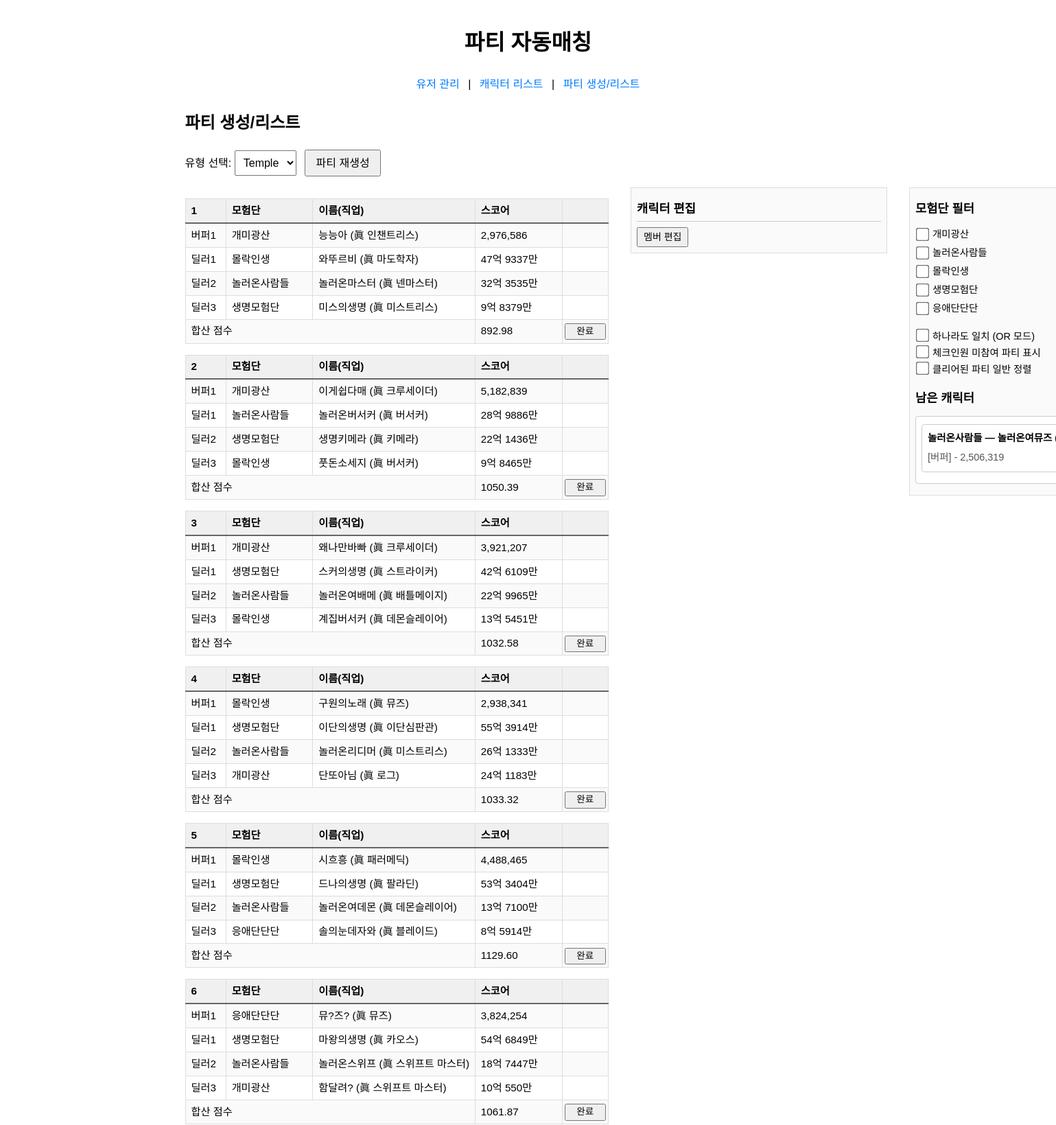
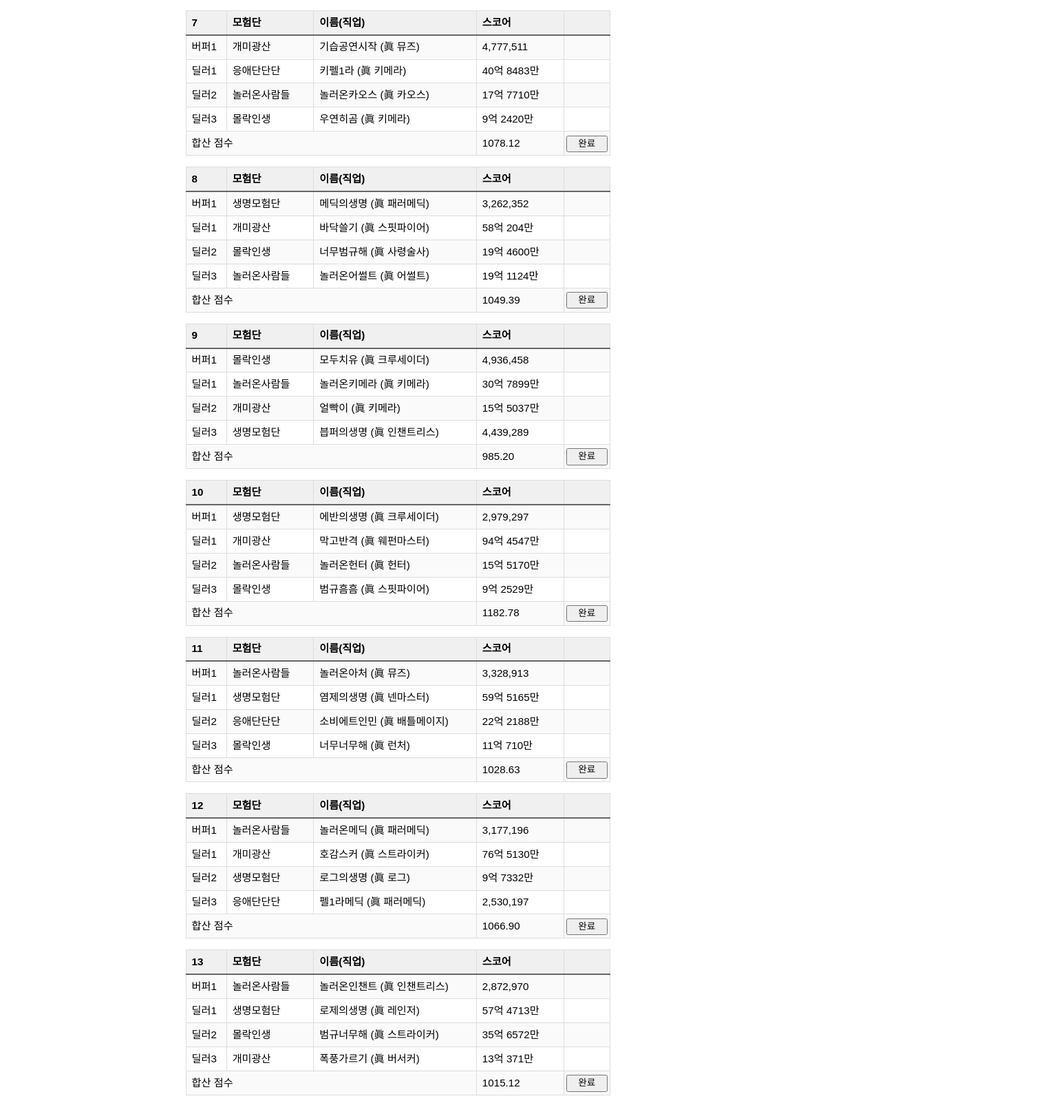
Page /party/ on the committed database (2 pictures, top to bottom).
### tables this page shows
CREATE TABLE "party" (
	"id"	INTEGER,
	"type"	TEXT,
	"buffer"	TEXT,
	"dealer1"	TEXT,
	"dealer2"	TEXT,
	"dealer3"	TEXT,
	"result"	NUMERIC,
	"is_completed"	TEXT,
	PRIMARY KEY("id" AUTOINCREMENT)
);

### blueprints/party.py (the view, shortened to what this page needs)
@party_bp.route('/', methods=['GET', 'POST'])
def list_and_generate():
    role = request.values.get('role', 'temple')
    conn = get_db_connection()
    rows = conn.execute(
        "SELECT id, buffer, dealer1, dealer2, dealer3, result, "
        "       COALESCE(is_completed, 0) AS is_completed "
        "FROM party WHERE type = ? ORDER BY id ASC",
        (role,)
    ).fetchall()
    parties = []
    for r in rows:
        completed_flag = False
        try:
            completed_flag = bool(int(r['is_completed']))
        except Exception:
            completed_flag = bool(r['is_completed'])
        raw_buf = r['buffer']
        if raw_buf:
            buf = json.loads(raw_buf)
            buf['isbuffer'] = bool(int(buf.get('isbuffer', 0)))
        else:
            buf = None
        dealers = []
        for key in ('dealer1', 'dealer2', 'dealer3'):
            raw = r[key]
            if raw:
                d = json.loads(raw)
                d['isbuffer'] = bool(int(d.get('isbuffer', 0)))
                dealers.append(d)
            else:
                dealers.append(None)
        parties.append({
            'id': r['id'],
            'buffer': buf,
            'dealers': dealers,
            'result': r['result'],
            'is_completed': bool(int(r['is_completed'])),
        })
    ab_rows = conn.execute(
        "SELECT character FROM abandonment WHERE type = ? ORDER BY id ASC",
        (role,)
    ).fetchall()
    abandoned = [json.loads(r['character']) for r in ab_rows]
    conn.close()
    return render_template(
        'party.html',
        selected=role,
        parties=parties,
        abandoned=abandoned
    )

### blueprints/party.py (called while the page is built)
def format_korean(num):
    parts = []
    eok = num // 100_000_000
    if eok:
        parts.append(f"{eok}억")
        num %= 100_000_000
    man = num // 10_000
    if man:
        parts.append(f"{man}만")
    return " ".join(parts) or "0"

### db.py (called while the page is built)
def get_db_connection():
    db_path = os.path.join(current_app.root_path, 'database', 'DB.sqlite')
    conn = sqlite3.connect(db_path)
    conn.row_factory = sqlite3.Row
    return conn

### templates/party.html (shortened to what this page needs)
{% extends 'base.html' %}
{% block content %}
  <h2>파티 생성/리스트</h2>
  <div style="margin-bottom:1rem;">
    <form method="get" action="" style="display:inline;">
      <label for="role-select">유형 선택:</label>
      <select id="role-select" name="role" onchange="this.form.submit()">
        <option value="temple" {% if selected=='temple' %}selected{% endif %}>Temple</option>
      </select>
    </form>
    {% if selected != 'all' %}
    <form method="post" action="" style="display:inline; margin-left:0.5rem;" id="regen-form">
      <button type="submit" id="regen-btn">파티 재생성</button>
    </form>
    {% endif %}
  </div>
  {% if parties %}
    <div class="party-wrapper">
      {% set prefixes = {'temple':'여','azure':'애','venus':'베','all':'전체'} %}
      {% set cnt = namespace(tem=0, azu=0, ven=0) %}
      <div class="party-list">
        {% for p in parties %}
          {% if p.type == 'temple' %}
            {% set cnt.tem = cnt.tem + 1 %}
            {% set idx = cnt.tem %}
          {% elif p.type == 'azure' %}
            {% set cnt.azu = cnt.azu + 1 %}
            {% set idx = cnt.azu %}
          {% else %}
            {% set cnt.ven = cnt.ven + 1 %}
            {% set idx = cnt.ven %}
          {% endif %}
          <table class="border table-auto {% if p.is_completed %}completed{% endif %}"
                 data-id="{{ p.id }}"
                 data-type="{{ p.type }}">
            <colgroup>
              <col style="width:7ch">
              <col style="width:15ch">
              <col style="width:28ch">
              <col style="width:15ch">
              <col style="width:8ch">
            </colgroup>
            <thead class="bg-gray-100">
              <tr>
                <th>{{ prefixes[p.type] }}{{ idx }}</th>
                <th>모험단</th>
                <th>이름(직업)</th>
                <th>스코어</th>
                <th></th>
              </tr>
            </thead>
            <tbody>
			  <tr class="border-b">
				<td>버퍼1</td>
				{% if p.buffer %}
				  <td>{{ p.buffer.adventure }}</td>
				  <td>{{ p.buffer.chara_name }} ({{ p.buffer.job }})</td>
				  <td class="text-right">{{ "{:,}".format(p.buffer.score) }}</td>
				{% else %}
				  <td colspan="2" class="text-center">—</td>
				  <td class="text-right">—</td>
				{% endif %}
				<td class="swap-col">
				</td>
			  </tr>
              {% for i in range(3) %}
                {% set d = p.dealers[i] %}
                <tr class="border-b">
                  <td>딜러{{ i+1 }}</td>
                  {% if d %}
                    <td>{{ d.adventure }}</td>
                    <td>{{ d.chara_name }} ({{ d.job }})</td>
                    <td class="text-right">
                      {% if d.isbuffer %}
                        {{ "{:,}".format(d.score) }}
                      {% else %}
                        <span class="score-text">{{ d.score | int | korean }}</span>
                      {% endif %}
                    </td>
                  {% else %}
                    <td colspan="2" class="text-center">—</td>
                    <td>—</td>
                  {% endif %}
                  <td class="swap-col">
                  </td>
                </tr>
              {% endfor %}
              <tr class="bg-gray-100">
                <td colspan="3" class="text-right font-semibold">합산 점수</td>
                <td class="text-right font-semibold">
                  {{ "{:.2f}".format(p.result) if p.result is not none else '—' }}
                </td>
                <td>
                  {% if not p.is_completed %}
                    <form method="post"
                          action="{{ url_for('party.complete_party') }}"
                          onsubmit="return confirm('이 파티를 던전 클리어 처리하시겠습니까?');">
                      <button type="submit">완료</button>
                    </form>
                  {% endif %}
                </td>
              </tr>
            </tbody>
          </table>
        {% endfor %}
      </div>
      <div class="middle-list">
        <h3>캐릭터 편집</h3>
        <button id="edit-members-btn">멤버 편집</button>
      </div>
      <div class="abandon-list">
        <h3>모험단 필터</h3>
		<ul id="filter-options" class="filter-options">
		</ul>
        <div class="mode-toggle">
          <label><input type="checkbox" id="filter-mode"> 하나라도 일치 (OR 모드)</label><br>
		  <label><input type="checkbox" id="show-non-participating"> 체크인원 미참여 파티 표시</label><br>
          <label><input type="checkbox" id="show-completed"> 클리어된 파티 일반 정렬</label>
        </div>
        <h3>남은 캐릭터</h3>
        {% if abandoned %}
          <ul class="characters">
            {% for c in abandoned %}
              <li data-char='{{ c|tojson }}'>
                <div class="character-card">
                  <div class="card-top">
                    {{ c.adventure }} — {{ c.chara_name }} ({{ c.job }})
                  </div>
                  <div class="card-bottom">
                    [{{ '버퍼' if c.isbuffer else '딜러' }}] - {{ "{:,}".format(c.score) }}
                  </div>
                </div>
              </li>
            {% endfor %}
          </ul>
        {% else %}
          <p>남은 캐릭터가 없습니다.</p>
        {% endif %}
      </div>
    </div>
  {% else %}
    <p>해당 유형의 파티가 없습니다. 파티 재생성을 눌러주세요.</p>
  {% endif %}
{% endblock %}

### templates/base.html (shortened to what this page needs)
<!doctype html>
<html lang="ko">
<head>
  <link rel="stylesheet" href="{{ url_for('static', filename='style.css') }}">
</head>
<body>
  <header>
    <h1>파티 자동매칭</h1>
    <nav>
      <a href="{{ url_for('users.list_users') }}">유저 관리</a> |
      <a href="{{ url_for('characters.show_characters') }}">캐릭터 리스트</a> |
      <a href="{{ url_for('party.list_and_generate') }}">파티 생성/리스트</a>
    </nav>
  </header>
  <main>
    {% block content %}{% endblock %}
  </main>
</body>
</html>
</body>
</html>

### static/style.css (style rules this page uses)
body { font-family: sans-serif; max-width: 1000px; margin: 0 auto; padding: 1rem; line-height: 1.6; }
header { text-align: center; margin-bottom: 1.5rem; }
nav { margin-top: 0.5rem; }
nav a { margin: 0 0.5rem; text-decoration: none; color: #007bff; }
select { padding: 0.4rem 0.6rem; font-size: 0.9rem; }
button { padding: 0.4rem 0.8rem; font-size: 1rem; line-height: 1.2; cursor: pointer; margin-right: 0.25rem; }
.table, table { width: auto; border-collapse: collapse; font-size: 0.9rem; margin-top: 1rem; }
th, td { border: 1px solid #ddd; padding: 0.4rem 0.8rem; text-align: left; white-space: nowrap; }
thead th { background-color: #f0f0f0; border-bottom: 2px solid #666; }
tbody tr:nth-child(odd) { background-color: #fafafa; }
@media (min-width: 1024px) and (max-width: 1919px) { body { max-width: 1000px; padding: 1rem; } }
@media (min-width: 1024px) and (max-width: 1919px) { button { padding: 0.5rem 0.9rem; font-size: 1rem; margin-right: 0.4rem; } }
@media (min-width: 1024px) and (max-width: 1919px) { select { padding: 0.5rem; font-size: 1rem; } }
@media (min-width: 1024px) and (max-width: 1919px) { table { font-size: 0.95rem; } }
input[type="checkbox"] { transform: scale(1.5); margin: 0.25rem; }
.party-wrapper { display: flex; align-items: flex-start; gap: 2rem; width: 100%; }
.party-list { flex: 0 0 auto; margin-right: auto; }
.middle-list { flex: 0 0 40ch; position: sticky; top: 1rem; max-height: calc(100vh - 6rem); overflow-y: auto; padding: 0.5rem; border: 1px solid #ddd; background: #fafafa; }
.middle-list h3 { margin-top: 0.5rem; margin-bottom: 0.5rem; font-size: 1.1rem; border-bottom: 1px solid #ccc; padding-bottom: 0.25rem; }
.abandon-list { flex: 0 0 40ch; margin-left: 2rem; position: sticky; top: 1rem; max-height: calc(100vh - 6rem); overflow-y: auto; padding: 0.5rem; border: 1px solid #ddd; background: #fafafa; }
.party-list button, .abandon-list button { padding: 0.10rem 0.5rem; font-size: 0.875rem; line-height: 1.2; }
.party-list table th, .party-list table td { padding: 0.3rem 0.5rem; }
#edit-members-btn { padding: 0.25rem 0.5rem; font-size: 0.875rem; line-height: 1.2; margin: 0; }
.party-list table td:last-child form button { display: inline-block; width: 100%; margin: 0; padding: 0; height: 100%; font-size: 0.85rem; line-height: 1.5em; }
.party-list table td:last-child { padding: 0.2em; text-align: center; vertical-align: middle; }
.party-list table td.swap-col { padding: 0.2em; text-align: center; vertical-align: middle; }
.swap-col { padding: 0; }
.middle-list h3 { border-bottom: 1px solid #ccc; }
.character-card { box-sizing: border-box; width: 100%; padding: 0.75rem 0.75rem 0.75rem 0.75rem; position: relative; margin-top: 0.2rem; margin-bottom: 0.2rem; border: 1px solid #ccc; border-radius: 4px; background: #fff; }
.character-card .card-top { margin-bottom: 0.25rem; font-weight: 500; white-space: nowrap; overflow: hidden; text-overflow: ellipsis; }
.character-card .card-bottom { display: flex; justify-content: space-between; align-items: center; white-space: nowrap; gap: 0.5rem; font-size: 0.85rem; color: #555; }

### templates/party.html (style rules this page uses)
.party-wrapper { display: flex; align-items: flex-start; gap: 2rem; width: 100%; }
.party-list { flex: 1 1 auto; }
.party-list table { width: 65ch; table-layout: fixed; margin-bottom: 1rem; }
.abandon-list { flex: 0 0 40ch; margin-left: auto; position: sticky; top: 1rem; max-height: calc(100vh - 6rem); overflow-y: auto; padding: 0.5rem; border: 1px solid #ddd; background: #fafafa; }
.abandon-list h3 { margin: 0.5rem 0 0.25rem; font-size: 1.1rem; padding-bottom: 0.25rem; }
.abandon-list .filter-options { list-style: none; padding: 0; margin: 0.5rem 0 1rem; }
.abandon-list .mode-toggle { margin-bottom: 1rem; font-size: 0.9rem; }
.abandon-list ul.characters { list-style: none; padding: 0; margin: 0.5rem 0; }
.abandon-list ul.characters li { margin-bottom: 0.5rem; padding: 0.5rem; border: 1px solid #ccc; border-radius: 4px; background: #fff; font-size: 0.9rem; }
.character-card { border: 1px solid #ccc; border-radius: 4px; padding: 0.5rem; margin-bottom: 0.5rem; background: #fff; }
.character-card .card-top { font-weight: bold; margin-bottom: 0.25rem; }
.character-card .card-bottom { font-size: 0.9rem; color: #555; }

### rows in the picture
party: idx "1", buffer.adventure "개미광산", buffer.chara_name "능능아", buffer.job "眞 인챈트리스", buffer.score "2,976,586", i "1" "2" "3", adventure "몰락인생" "놀러온사람들" "생명모험단", chara_name "와뚜르비" "놀러온마스터" "미스의생명", job "眞 마도학자" "眞 넨마스터" "眞 미스트리스", score|korean "47억 9337만" "32억 3535만" "9억 8379만", result "892.98"
party: idx "2", buffer.adventure "개미광산", buffer.chara_name "이게쉽다매", buffer.job "眞 크루세이더", buffer.score "5,182,839", i "1" "2" "3", adventure "놀러온사람들" "생명모험단" "몰락인생", chara_name "놀러온버서커" "생명키메라" "풋돈소세지", job "眞 버서커" "眞 키메라" "眞 버서커", score|korean "28억 9886만" "22억 1436만" "9억 8465만", result "1050.39"
party: idx "3", buffer.adventure "개미광산", buffer.chara_name "왜나만바빠", buffer.job "眞 크루세이더", buffer.score "3,921,207", i "1" "2" "3", adventure "생명모험단" "놀러온사람들" "몰락인생", chara_name "스커의생명" "놀러온여배메" "계집버서커", job "眞 스트라이커" "眞 배틀메이지" "眞 데몬슬레이어", score|korean "42억 6109만" "22억 9965만" "13억 5451만", result "1032.58"
party: idx "4", buffer.adventure "몰락인생", buffer.chara_name "구원의노래", buffer.job "眞 뮤즈", buffer.score "2,938,341", i "1" "2" "3", adventure "생명모험단" "놀러온사람들" "개미광산", chara_name "이단의생명" "놀러온리디머" "단또아님", job "眞 이단심판관" "眞 미스트리스" "眞 로그", score|korean "55억 3914만" "26억 1333만" "24억 1183만", result "1033.32"
party: idx "5", buffer.adventure "몰락인생", buffer.chara_name "시흐흥", buffer.job "眞 패러메딕", buffer.score "4,488,465", i "1" "2" "3", adventure "생명모험단" "놀러온사람들" "응애단단단", chara_name "드나의생명" "놀러온여데몬" "솔의눈데자와", job "眞 팔라딘" "眞 데몬슬레이어" "眞 블레이드", score|korean "53억 3404만" "13억 7100만" "8억 5914만", result "1129.60"
party: idx "6", buffer.adventure "응애단단단", buffer.chara_name "뮤?즈?", buffer.job "眞 뮤즈", buffer.score "3,824,254", i "1" "2" "3", adventure "생명모험단" "놀러온사람들" "개미광산", chara_name "마왕의생명" "놀러온스위프" "함달려?", job "眞 카오스" "眞 스위프트 마스터" "眞 스위프트 마스터", score|korean "54억 6849만" "18억 7447만" "10억 550만", result "1061.87"
party: idx "7", buffer.adventure "개미광산", buffer.chara_name "기습공연시작", buffer.job "眞 뮤즈", buffer.score "4,777,511", i "1" "2" "3", adventure "응애단단단" "놀러온사람들" "몰락인생", chara_name "키펠1라" "놀러온카오스" "우연히곰", job "眞 키메라" "眞 카오스" "眞 키메라", score|korean "40억 8483만" "17억 7710만" "9억 2420만", result "1078.12"
party: idx "8", buffer.adventure "생명모험단", buffer.chara_name "메딕의생명", buffer.job "眞 패러메딕", buffer.score "3,262,352", i "1" "2" "3", adventure "개미광산" "몰락인생" "놀러온사람들", chara_name "바닥쓸기" "너무범규해" "놀러온어썰트", job "眞 스핏파이어" "眞 사령술사" "眞 어썰트", score|korean "58억 204만" "19억 4600만" "19억 1124만", result "1049.39"
party: idx "9", buffer.adventure "몰락인생", buffer.chara_name "모두치유", buffer.job "眞 크루세이더", buffer.score "4,936,458", i "1" "2" "3", adventure "놀러온사람들" "개미광산" "생명모험단", chara_name "놀러온키메라" "얼빡이" "븝퍼의생명", job "眞 키메라" "眞 키메라" "眞 인챈트리스", score|korean "30억 7899만" "15억 5037만", score "4,439,289", result "985.20"
party: idx "10", buffer.adventure "생명모험단", buffer.chara_name "에반의생명", buffer.job "眞 크루세이더", buffer.score "2,979,297", i "1" "2" "3", adventure "개미광산" "놀러온사람들" "몰락인생", chara_name "막고반격" "놀러온헌터" "범규흠흠", job "眞 웨펀마스터" "眞 헌터" "眞 스핏파이어", score|korean "94억 4547만" "15억 5170만" "9억 2529만", result "1182.78"
party: idx "11", buffer.adventure "놀러온사람들", buffer.chara_name "놀러온아처", buffer.job "眞 뮤즈", buffer.score "3,328,913", i "1" "2" "3", adventure "생명모험단" "응애단단단" "몰락인생", chara_name "염제의생명" "소비에트인민" "너무너무해", job "眞 넨마스터" "眞 배틀메이지" "眞 런처", score|korean "59억 5165만" "22억 2188만" "11억 710만", result "1028.63"
party: idx "12", buffer.adventure "놀러온사람들", buffer.chara_name "놀러온메딕", buffer.job "眞 패러메딕", buffer.score "3,177,196", i "1" "2" "3", adventure "개미광산" "생명모험단" "응애단단단", chara_name "호감스커" "로그의생명" "펠1라메딕", job "眞 스트라이커" "眞 로그" "眞 패러메딕", score|korean "76억 5130만" "9억 7332만", score "2,530,197", result "1066.90"
party: idx "13", buffer.adventure "놀러온사람들", buffer.chara_name "놀러온인챈트", buffer.job "眞 인챈트리스", buffer.score "2,872,970", i "1" "2" "3", adventure "생명모험단" "몰락인생" "개미광산", chara_name "로제의생명" "범규너무해" "폭풍가르기", job "眞 레인저" "眞 스트라이커" "眞 버서커", score|korean "57억 4713만" "35억 6572만" "13억 371만", result "1015.12"

### other values in the picture
{{ c.adventure }} "놀러온사람들"
{{ c.chara_name }} "놀러온여뮤즈"
{{ '버퍼' if c.isbuffer else '딜러' }} "버퍼"
{{ "{:,}".format(c.score) }} "2,506,319"
